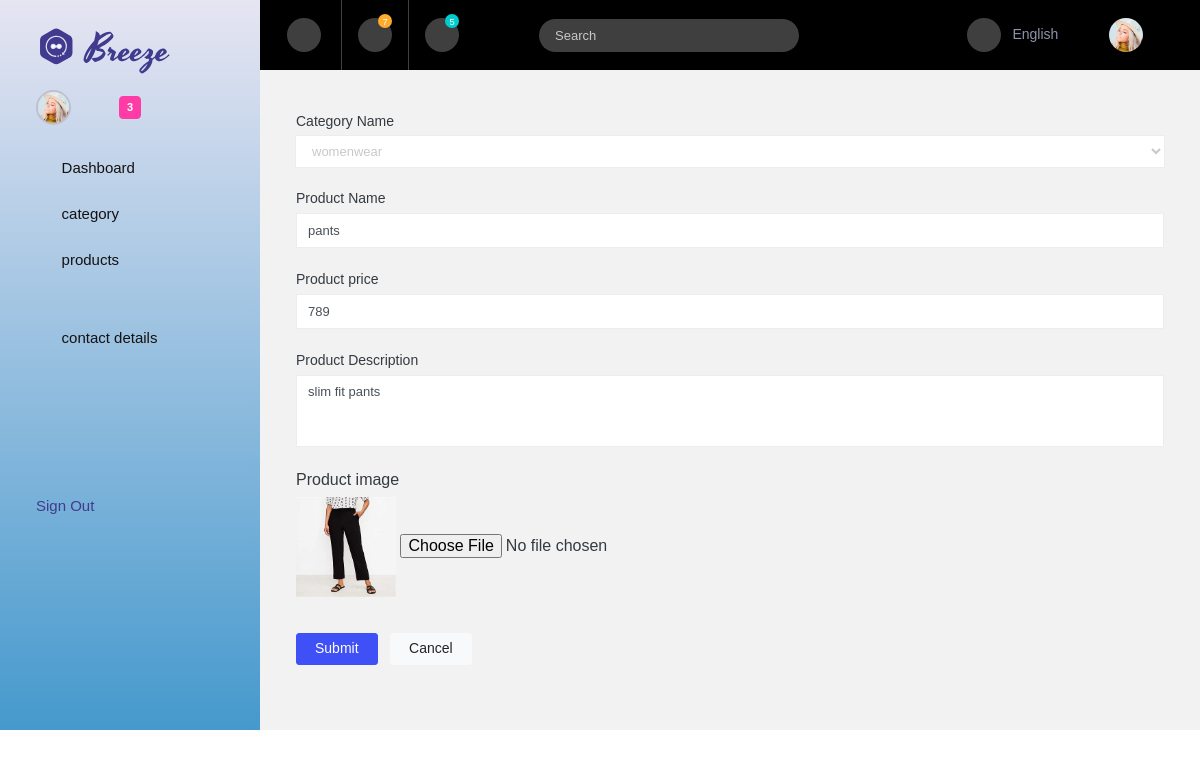
The page /Backend/edit_product/11/ on the database its author committed.
### Backend/models.py (models this page shows)
class productdb(models.Model):
    CATEGORY=models.CharField(max_length=100,null=True,blank=True)
    PRODUCTNAME = models.CharField(max_length=100, null=True, blank=True)
    PRODUCTPRICE = models.IntegerField( null=True, blank=True)
    PRODUCTDESCRIPTION=models.CharField(max_length=100,null=True,blank=True)
    PRODUCTIMAGE=models.ImageField(upload_to="productimages",null=True,blank=True)

### Backend/views.py (the view)
# urls.py: path('edit_product/<int:edit_id>/', views.edit_product, name="edit_product"),
def edit_product(request,edit_id):
    edit=productdb.objects.get(id=edit_id)
    cat=categorydb.objects.all()
    return render(request,"edit_product.html",{'edit':edit,'cat':cat})

### Backend/templates/edit_product.html (shortened to what this page needs)
<!DOCTYPE html>
{% extends 'index.html' %}
{% block content %}
<html lang="en">
<head>
</head>
<body>
<form method="post"  class="forms-sample" action="{% url 'update_product' up_id=edit.id %}" enctype="multipart/form-data">
                    <div class="form-group">
                        <label >Category Name</label>
                        <select class="form-control"  name="cname">
                          <option>{{edit.CATEGORY}}</option>
                        </select>
                      </div>
                      <div class="form-group">
                        <label >Product Name</label>
                        <input type="text" class="form-control"  placeholder="Name" name="pname" value="{{edit.PRODUCTNAME}}" >
                      </div>
                      <div class="form-group">
                        <label>Product price</label>
                        <input type="text" class="form-control"  placeholder="Name" name="pprice" value="{{edit.PRODUCTPRICE}}" >
                      </div>
                 <div class="form-group">
                        <label>Product Description</label>
                        <textarea  class="form-control" rows="4" name="pdescription">{{edit.PRODUCTDESCRIPTION}}</textarea>
                      </div>
                   <div>
                       <label> Product image</label><br>
                       <img src="{{edit.PRODUCTIMAGE.url}}" height="100px" width="100px">
                       <input type="file" name="pimage" ><br><br>
                   </div><br>
                    <button type="submit" class="btn btn-primary mr-2">Submit</button>
                    <button class="btn btn-light">Cancel</button>
                    </form>
</body>
</html>
{% endblock %}

### rows shown on the page
productdb: cname "womenwear", pname "pants", pprice "789", pdescription "slim fit pants", PRODUCTIMAGE (picture)
